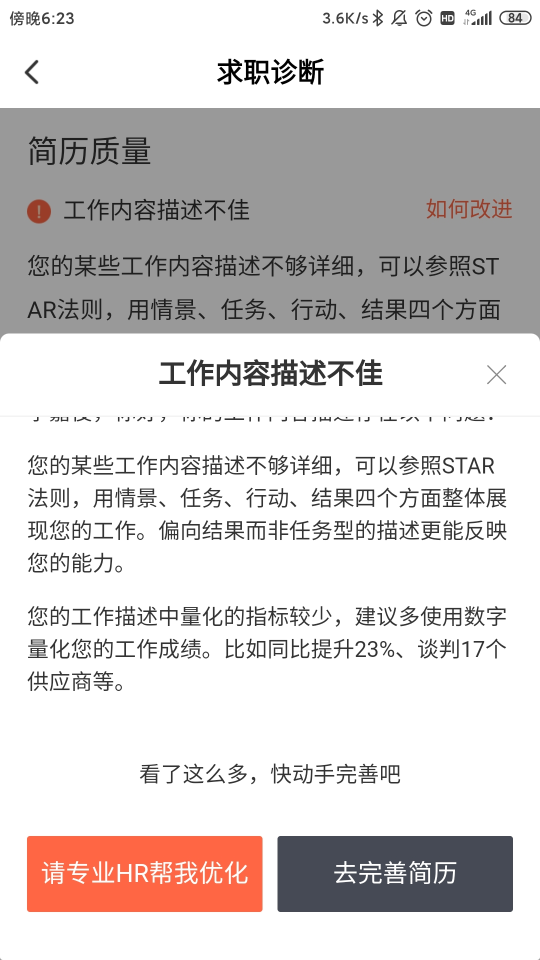
#> input picture 简历/LJJ/202108/WechatIMG5.jpeg, 1080 x 1920 px (shown at 1/2 size)
$ python export_review_pages.py '../../简历/LJJ/202108/WechatIMG5.jpeg' --output-dir out
#> lines starting #> are read from the running program, lines starting #| are printed output that depends on the picture
#!/usr/bin/env python3
"""Crop a long PNG into lossless, overlapping pages for native-size review."""
import argparse
from pathlib import Path

from PIL import Image


def main() -> None:
    parser = argparse.ArgumentParser()
    parser.add_argument("image", type=Path)
    parser.add_argument("--output-dir", type=Path, required=True)
    parser.add_argument("--page-height", type=int, default=1280)
    parser.add_argument("--overlap", type=int, default=80)
    args = parser.parse_args()
    if args.page_height < 256 or args.overlap < 0 or args.overlap >= args.page_height:
        parser.error("require page-height >= 256 and 0 <= overlap < page-height")
    args.output_dir.mkdir(parents=True, exist_ok=True)
    with Image.open(args.image) as image:
#> image is the input picture: PIL image 1080x1920 RGB; mean R, G, B 214.8, 210, 209.2
        for index, top in enumerate(range(0, image.height, args.page_height - args.overlap), 1):
            bottom = min(image.height, top + args.page_height)
            page = image.crop((0, top, image.width, bottom))
            destination = args.output_dir / f"page-{index:02d}.png"
            page.save(destination)
            print(f"{destination}: rows {top}–{bottom - 1}, {page.width}×{page.height}")
            if bottom == image.height:
                break
#> this loop made 2 passes
#> pass 1, in main, `page = image.crop((0, top, image.width, bottom))`:
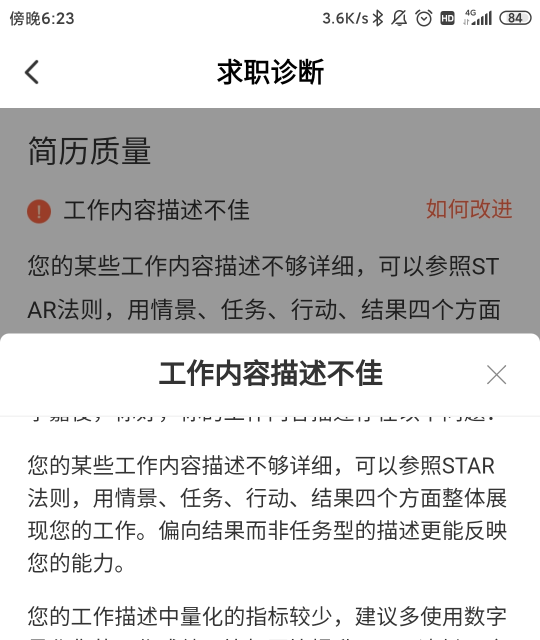
#> page: PIL image 1080x1280 RGB (shown at 1/2 size); mean R, G, B 206.4, 206.1, 206.1
#> pass 2, in main, `page = image.crop((0, top, image.width, bottom))`:
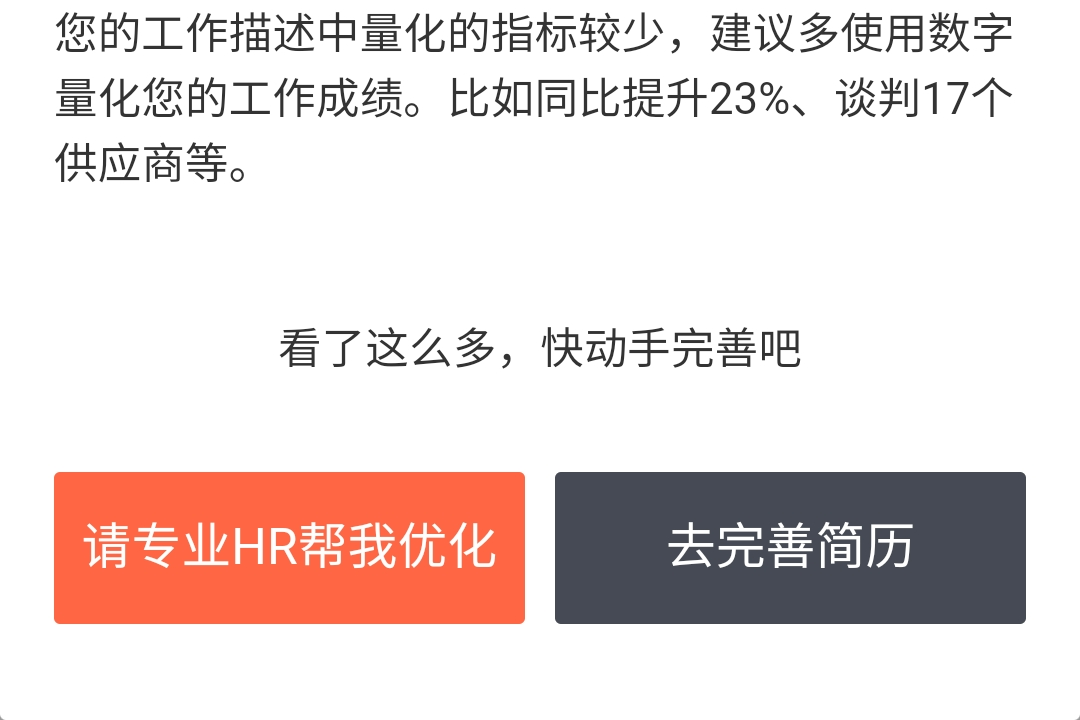
#> page: PIL image 1080x720 RGB; mean R, G, B 231.4, 219, 217.1


if __name__ == "__main__":
    main()

$ run again, on 简历/LJJ/202108/WechatIMG7.jpeg
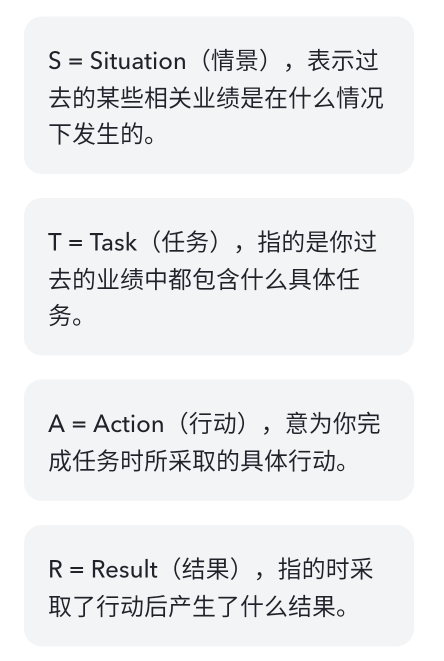
#> input picture 简历/LJJ/202108/WechatIMG7.jpeg, 888 x 1321 px (shown at 1/2 size)
#> in main, image is the input picture: PIL image 888x1321 RGB; mean R, G, B 235.8, 236.7, 238.4
#> the loop in main, `for index, top in enumerate(range(0, image.height, args.page_height - ..` made 2 passes
#> pass 1, in main, `page = image.crop((0, top, image.width, bottom))`:
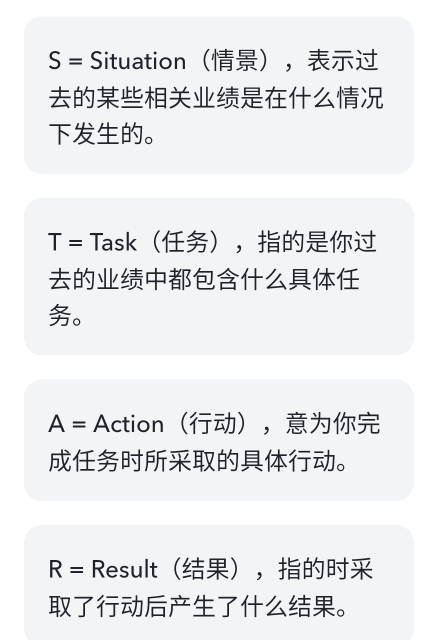
#> page: PIL image 888x1280 RGB (shown at 1/2 size); mean R, G, B 235.3, 236.2, 237.9
#> pass 2, in main, `page = image.crop((0, top, image.width, bottom))`:
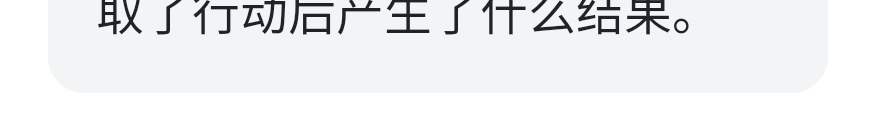
#> page: PIL image 888x121 RGB; mean R, G, B 237.3, 238.1, 239.6
